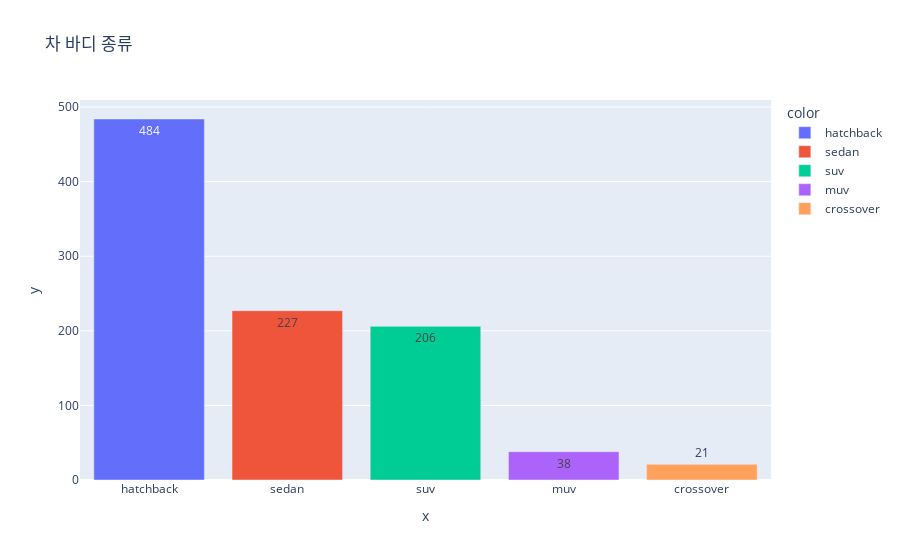

Here is the notebook cell this chart was saved with:
### Code cell
px.bar(x=df['Body_Type'].value_counts().index, y=df['Body_Type'].value_counts().values, text=df['Body_Type'].value_counts().values, title="차 바디 종류", 
color=df['Body_Type'].value_counts().index, color_continuous_scale='rainbow')

### Figure 1 — Plotly figure (JSON) as saved in the notebook; plotly's stock layout.template omitted (floating-point values rounded to 4 significant figures)
{"data": [{"alignmentgroup": "True", "hovertemplate": "color=hatchback<br>x=%{x}<br>y=%{y}<br>text=%{text}<extra></extra>", "legendgroup": "hatchback", "marker": {"color": "#636efa", "pattern": {"shape": ""}}, "name": "hatchback", "offsetgroup": "hatchback", "orientation": "v", "showlegend": true, "text": [484], "textposition": "auto", "type": "bar", "x": ["hatchback"], "xaxis": "x", "y": [484], "yaxis": "y"}, {"alignmentgroup": "True", "hovertemplate": "color=sedan<br>x=%{x}<br>y=%{y}<br>text=%{text}<extra></extra>", "legendgroup": "sedan", "marker": {"color": "#EF553B", "pattern": {"shape": ""}}, "name": "sedan", "offsetgroup": "sedan", "orientation": "v", "showlegend": true, "text": [227], "textposition": "auto", "type": "bar", "x": ["sedan"], "xaxis": "x", "y": [227], "yaxis": "y"}, {"alignmentgroup": "True", "hovertemplate": "color=suv<br>x=%{x}<br>y=%{y}<br>text=%{text}<extra></extra>", "legendgroup": "suv", "marker": {"color": "#00cc96", "pattern": {"shape": ""}}, "name": "suv", "offsetgroup": "suv", "orientation": "v", "showlegend": true, "text": [206], "textposition": "auto", "type": "bar", "x": ["suv"], "xaxis": "x", "y": [206], "yaxis": "y"}, {"alignmentgroup": "True", "hovertemplate": "color=muv<br>x=%{x}<br>y=%{y}<br>text=%{text}<extra></extra>", "legendgroup": "muv", "marker": {"color": "#ab63fa", "pattern": {"shape": ""}}, "name": "muv", "offsetgroup": "muv", "orientation": "v", "showlegend": true, "text": [38], "textposition": "auto", "type": "bar", "x": ["muv"], "xaxis": "x", "y": [38], "yaxis": "y"}, {"alignmentgroup": "True", "hovertemplate": "color=crossover<br>x=%{x}<br>y=%{y}<br>text=%{text}<extra></extra>", "legendgroup": "crossover", "marker": {"color": "#FFA15A", "pattern": {"shape": ""}}, "name": "crossover", "offsetgroup": "crossover", "orientation": "v", "showlegend": true, "text": [21], "textposition": "auto", "type": "bar", "x": ["crossover"], "xaxis": "x", "y": [21], "yaxis": "y"}], "layout": {"barmode": "relative", "legend": {"title": {"text": "color"}, "tracegroupgap": 0}, "title": {"text": "차 바디 종류"}, "xaxis": {"anchor": "y", "domain": [0, 1], "title": {"text": "x"}}, "yaxis": {"anchor": "x", "domain": [0, 1], "title": {"text": "y"}}}}
